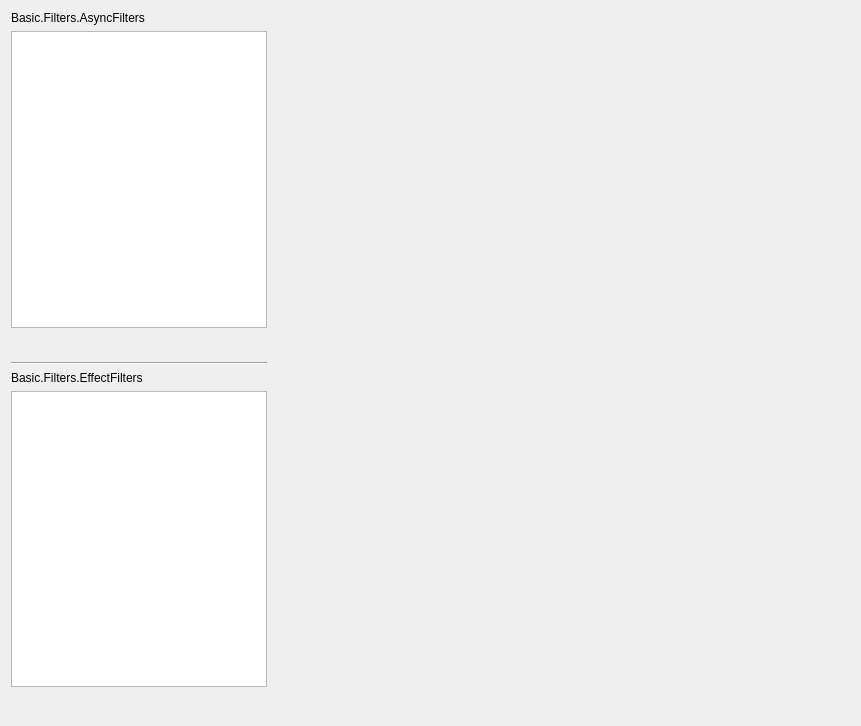
<?xml version="1.0" encoding="UTF-8"?>
<ui version="4.0">
 <class>OBSBasicFilters</class>
 <widget class="QWidget" name="OBSBasicFilters">
  <property name="geometry">
   <rect>
    <x>0</x>
    <y>0</y>
    <width>861</width>
    <height>726</height>
   </rect>
  </property>
  <property name="windowTitle">
   <string>Basic.Filters</string>
  </property>
  <layout class="QVBoxLayout" name="verticalLayout">
   <item>
    <layout class="QHBoxLayout" name="horizontalLayout">
     <property name="sizeConstraint">
      <enum>QLayout::SetMinimumSize</enum>
     </property>
     <item>
      <layout class="QVBoxLayout" name="verticalLayout_2">
       <item>
        <widget class="QWidget" name="asyncWidget" native="true">
         <property name="sizePolicy">
          <sizepolicy hsizetype="Preferred" vsizetype="Expanding">
           <horstretch>0</horstretch>
           <verstretch>0</verstretch>
          </sizepolicy>
         </property>
         <layout class="QVBoxLayout" name="verticalLayout_3">
          <property name="leftMargin">
           <number>0</number>
          </property>
          <property name="topMargin">
           <number>0</number>
          </property>
          <property name="rightMargin">
           <number>0</number>
          </property>
          <property name="bottomMargin">
           <number>0</number>
          </property>
          <item>
           <widget class="QLabel" name="asyncLabel">
            <property name="text">
             <string>Basic.Filters.AsyncFilters</string>
            </property>
           </widget>
          </item>
          <item>
           <widget class="FocusList" name="asyncFilters">
            <property name="sizePolicy">
             <sizepolicy hsizetype="Preferred" vsizetype="Expanding">
              <horstretch>0</horstretch>
              <verstretch>0</verstretch>
             </sizepolicy>
            </property>
            <property name="contextMenuPolicy">
             <enum>Qt::CustomContextMenu</enum>
            </property>
           </widget>
          </item>
          <item alignment="Qt::AlignLeft">
           <widget class="QWidget" name="widget" native="true">
            <layout class="QHBoxLayout" name="horizontalLayout_4">
             <property name="spacing">
              <number>4</number>
             </property>
             <property name="leftMargin">
              <number>0</number>
             </property>
             <property name="topMargin">
              <number>0</number>
             </property>
             <property name="rightMargin">
              <number>0</number>
             </property>
             <property name="bottomMargin">
              <number>0</number>
             </property>
             <item>
              <widget class="QPushButton" name="addAsyncFilter">
               <property name="maximumSize">
                <size>
                 <width>22</width>
                 <height>22</height>
                </size>
               </property>
               <property name="text">
                <string notr="true"/>
               </property>
               <property name="icon">
                <iconset resource="obs.qrc">
                 <normaloff>:/res/images/add.png</normaloff>:/res/images/add.png</iconset>
               </property>
               <property name="autoDefault">
                <bool>false</bool>
               </property>
               <property name="flat">
                <bool>true</bool>
               </property>
               <property name="themeID" stdset="0">
                <string>addIconSmall</string>
               </property>
              </widget>
             </item>
             <item>
              <widget class="QPushButton" name="removeAsyncFilter">
               <property name="maximumSize">
                <size>
                 <width>22</width>
                 <height>22</height>
                </size>
               </property>
               <property name="text">
                <string notr="true"/>
               </property>
               <property name="icon">
                <iconset resource="obs.qrc">
                 <normaloff>:/res/images/list_remove.png</normaloff>:/res/images/list_remove.png</iconset>
               </property>
               <property name="autoDefault">
                <bool>false</bool>
               </property>
               <property name="flat">
                <bool>true</bool>
               </property>
               <property name="themeID" stdset="0">
                <string>removeIconSmall</string>
               </property>
              </widget>
             </item>
             <item>
              <widget class="QPushButton" name="moveAsyncFilterUp">
               <property name="maximumSize">
                <size>
                 <width>22</width>
                 <height>22</height>
                </size>
               </property>
               <property name="text">
                <string notr="true"/>
               </property>
               <property name="icon">
                <iconset resource="obs.qrc">
                 <normaloff>:/res/images/up.png</normaloff>:/res/images/up.png</iconset>
               </property>
               <property name="autoDefault">
                <bool>false</bool>
               </property>
               <property name="flat">
                <bool>true</bool>
               </property>
               <property name="themeID" stdset="0">
                <string>upArrowIconSmall</string>
               </property>
              </widget>
             </item>
             <item>
              <widget class="QPushButton" name="moveAsyncFilterDown">
               <property name="maximumSize">
                <size>
                 <width>22</width>
                 <height>22</height>
                </size>
               </property>
               <property name="text">
                <string notr="true"/>
               </property>
               <property name="icon">
                <iconset resource="obs.qrc">
                 <normaloff>:/res/images/down.png</normaloff>:/res/images/down.png</iconset>
               </property>
               <property name="autoDefault">
                <bool>false</bool>
               </property>
               <property name="flat">
                <bool>true</bool>
               </property>
               <property name="themeID" stdset="0">
                <string>downArrowIconSmall</string>
               </property>
              </widget>
             </item>
            </layout>
           </widget>
          </item>
         </layout>
        </widget>
       </item>
       <item>
        <widget class="Line" name="separatorLine">
         <property name="orientation">
          <enum>Qt::Horizontal</enum>
         </property>
        </widget>
       </item>
       <item>
        <widget class="QWidget" name="effectWidget" native="true">
         <property name="sizePolicy">
          <sizepolicy hsizetype="Preferred" vsizetype="Expanding">
           <horstretch>0</horstretch>
           <verstretch>0</verstretch>
          </sizepolicy>
         </property>
         <layout class="QVBoxLayout" name="verticalLayout_4">
          <property name="leftMargin">
           <number>0</number>
          </property>
          <property name="topMargin">
           <number>0</number>
          </property>
          <property name="rightMargin">
           <number>0</number>
          </property>
          <property name="bottomMargin">
           <number>0</number>
          </property>
          <item>
           <widget class="QLabel" name="label_2">
            <property name="text">
             <string>Basic.Filters.EffectFilters</string>
            </property>
           </widget>
          </item>
          <item>
           <widget class="FocusList" name="effectFilters">
            <property name="sizePolicy">
             <sizepolicy hsizetype="Preferred" vsizetype="Expanding">
              <horstretch>0</horstretch>
              <verstretch>0</verstretch>
             </sizepolicy>
            </property>
            <property name="contextMenuPolicy">
             <enum>Qt::CustomContextMenu</enum>
            </property>
           </widget>
          </item>
          <item alignment="Qt::AlignLeft">
           <widget class="QWidget" name="widget_2" native="true">
            <layout class="QHBoxLayout" name="horizontalLayout_6">
             <property name="spacing">
              <number>4</number>
             </property>
             <property name="leftMargin">
              <number>0</number>
             </property>
             <property name="topMargin">
              <number>0</number>
             </property>
             <property name="rightMargin">
              <number>0</number>
             </property>
             <property name="bottomMargin">
              <number>0</number>
             </property>
             <item>
              <widget class="QPushButton" name="addEffectFilter">
               <property name="maximumSize">
                <size>
                 <width>22</width>
                 <height>22</height>
                </size>
               </property>
               <property name="text">
                <string notr="true"/>
               </property>
               <property name="icon">
                <iconset resource="obs.qrc">
                 <normaloff>:/res/images/add.png</normaloff>:/res/images/add.png</iconset>
               </property>
               <property name="autoDefault">
                <bool>false</bool>
               </property>
               <property name="flat">
                <bool>true</bool>
               </property>
               <property name="themeID" stdset="0">
                <string>addIconSmall</string>
               </property>
              </widget>
             </item>
             <item>
              <widget class="QPushButton" name="removeEffectFilter">
               <property name="maximumSize">
                <size>
                 <width>22</width>
                 <height>22</height>
                </size>
               </property>
               <property name="text">
                <string notr="true"/>
               </property>
               <property name="icon">
                <iconset resource="obs.qrc">
                 <normaloff>:/res/images/list_remove.png</normaloff>:/res/images/list_remove.png</iconset>
               </property>
               <property name="autoDefault">
                <bool>false</bool>
               </property>
               <property name="flat">
                <bool>true</bool>
               </property>
               <property name="themeID" stdset="0">
                <string>removeIconSmall</string>
               </property>
              </widget>
             </item>
             <item>
              <widget class="QPushButton" name="moveEffectFilterUp">
               <property name="maximumSize">
                <size>
                 <width>22</width>
                 <height>22</height>
                </size>
               </property>
               <property name="text">
                <string notr="true"/>
               </property>
               <property name="icon">
                <iconset resource="obs.qrc">
                 <normaloff>:/res/images/up.png</normaloff>:/res/images/up.png</iconset>
               </property>
               <property name="autoDefault">
                <bool>false</bool>
               </property>
               <property name="flat">
                <bool>true</bool>
               </property>
               <property name="themeID" stdset="0">
                <string>upArrowIconSmall</string>
               </property>
              </widget>
             </item>
             <item>
              <widget class="QPushButton" name="moveEffectFilterDown">
               <property name="maximumSize">
                <size>
                 <width>22</width>
                 <height>22</height>
                </size>
               </property>
               <property name="text">
                <string notr="true"/>
               </property>
               <property name="icon">
                <iconset resource="obs.qrc">
                 <normaloff>:/res/images/down.png</normaloff>:/res/images/down.png</iconset>
               </property>
               <property name="autoDefault">
                <bool>false</bool>
               </property>
               <property name="flat">
                <bool>true</bool>
               </property>
               <property name="themeID" stdset="0">
                <string>downArrowIconSmall</string>
               </property>
              </widget>
             </item>
            </layout>
           </widget>
          </item>
         </layout>
        </widget>
       </item>
      </layout>
     </item>
     <item>
      <layout class="QVBoxLayout" name="rightContainerLayout">
       <item>
        <layout class="QVBoxLayout" name="rightLayout">
        </layout>
       </item>
       <item>
        <layout class="QHBoxLayout" name="horizontalLayout_2">
         <property name="spacing">
          <number>4</number>
         </property>
         <property name="sizeConstraint">
          <enum>QLayout::SetMaximumSize</enum>
         </property>
         <item>
          <spacer name="horizontalSpacer">
           <property name="orientation">
            <enum>Qt::Horizontal</enum>
           </property>
           <property name="sizeHint" stdset="0">
            <size>
             <width>0</width>
             <height>0</height>
            </size>
           </property>
          </spacer>
         </item>
        </layout>
       </item>
      </layout>
     </item>
    </layout>
   </item>
  </layout>
 </widget>
 <customwidgets>
  <customwidget>
   <class>OBSQTDisplay</class>
   <extends>QWidget</extends>
   <header>qt-display.hpp</header>
   <container>1</container>
  </customwidget>
  <customwidget>
   <class>FocusList</class>
   <extends>QListWidget</extends>
   <header>focus-list.hpp</header>
  </customwidget>
 </customwidgets>
 <resources>
  <include location="obs.qrc"/>
 </resources>
 <connections>
 </connections>
</ui>
